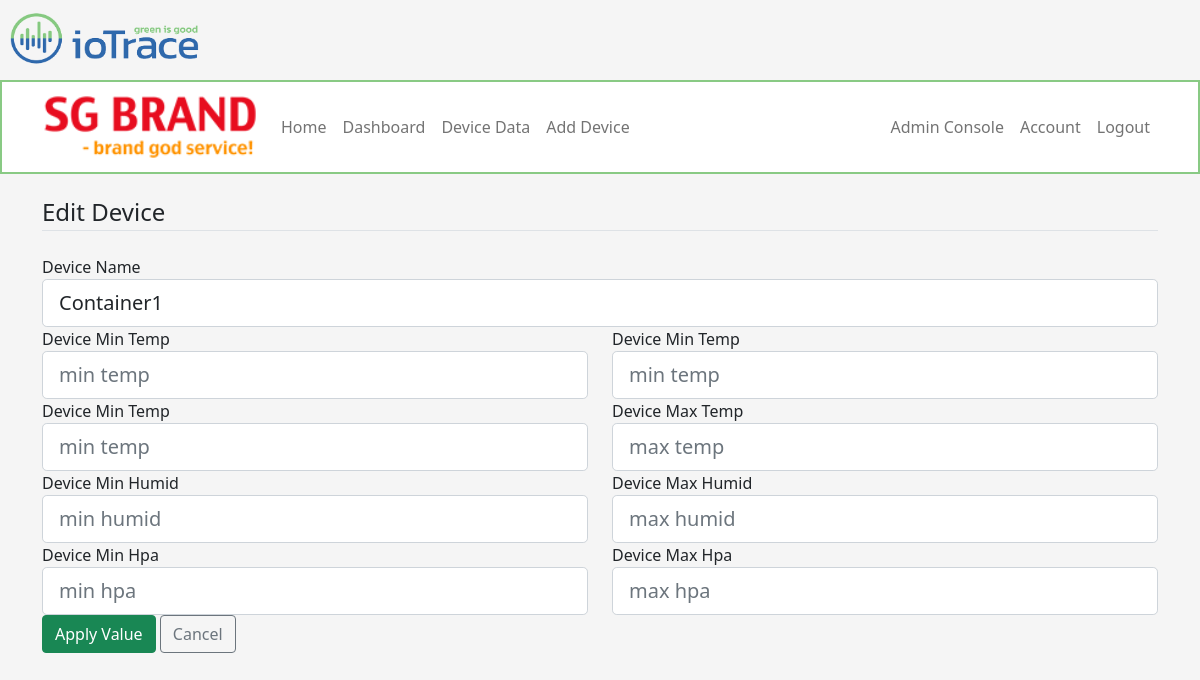
The app's page /dashboard/device/edit/1 (signed in) with its own data.
### iotrace/models.py (models this page shows, shortened)
class User(db.Model, UserMixin):
    id = db.Column(db.Integer, primary_key=True)
    username = db.Column(db.String(20), nullable=False)
    email = db.Column(db.String(120), unique=True, nullable=False)
    image_file = db.Column(db.String(20), nullable=False, default='default.jpg')
    logo_file = db.Column(db.String(20), nullable=False, default='ioTrace.jpg')
    role = db.Column(db.String(6), nullable=False, default='user')
    password = db.Column(db.String(60), nullable=False)
    devices = db.relationship('Device', cascade='all, delete-orphan', backref='owner', lazy=True)

class Device(db.Model):
    id = db.Column(db.Integer, primary_key=True)
    devicename = db.Column(db.String(100), nullable=False)
    device_mac = db.Column(db.String(20), unique=True, nullable=False)
    devicetype = db.Column(db.String(50), nullable=False)
    user_id = db.Column(db.Integer, db.ForeignKey('user.id'), nullable=False)
    data_device = db.relationship('DeviceData', cascade='all, delete-orphan', backref='ref_data_device', lazy=True)
    trigger_trackingdevice = db.relationship('TrackingDeviceTrigger', cascade='all, delete-orphan', backref='ref_trig_track', lazy=True)

### iotrace/devices/routes.py (the view)
@devices.route('/dashboard/device/edit/<device_id>', methods=['GET', 'POST'])
@login_required
def edit_device(device_id):
    device = Device.query.get_or_404(device_id)
    if device.owner != current_user:
        abort(403)
    value = TrackingDeviceTrigger.query.filter_by(device_id=device.id).first()
    form = EditDeviceForm()
    if value:
        if form.validate_on_submit():
            device.devicename = form.devicename.data
            value.mintemp = form.mintemp.data
            value.maxtemp = form.maxtemp.data
            value.minhumid = form.minhumid.data
            value.maxhumid = form.maxhumid.data
            value.minhpa = form.minhpa.data
            value.maxhpa = form.maxhpa.data
            db.session.commit()
            flash('Your device has been updated', 'success')
            return redirect(url_for('devices.curl_device', device_id=device.id))
        elif request.method == 'GET':
            form.devicename.data = device.devicename
            form.mintemp.data = value.mintemp
            form.maxtemp.data = value.maxtemp
            form.minhumid.data = value.minhumid
            form.maxhumid.data = value.maxhumid
            form.minhpa.data = value.minhpa
            form.maxhpa.data = value.maxhpa
        return render_template('devices/edit_device.html', title='Update Device', form=form, device=device)
    else:
        if form.validate_on_submit():
            device.devicename = form.devicename.data
            value = TrackingDeviceTrigger(device_id=device.id ,mintemp=form.mintemp.data, maxtemp=form.maxtemp.data, minhumid=form.minhumid.data, maxhumid=form.maxhumid.data, minhpa=form.minhpa.data, maxhpa=form.maxhpa.data)
            db.session.add(value)
            db.session.commit()
            flash('The values have been added', 'success')
            return redirect(url_for('devices.curl_device', device_id=device.id))
        elif request.method == 'GET':
            form.devicename.data = device.devicename
        return render_template('devices/edit_device.html', title='Update Device', form=form, device=device)

### iotrace/devices/forms.py
class EditDeviceForm(FlaskForm):
	devicename = StringField('Device Name', validators=[DataRequired(), Length(min=0, max=20)])
	mintemp = IntegerField('Device Min Temp', render_kw={"placeholder": "min temp"})
	maxtemp = IntegerField('Device Max Temp', render_kw={"placeholder": "max temp"})
	minhumid = IntegerField('Device Min Humid', render_kw={"placeholder": "min humid"})
	maxhumid = IntegerField('Device Max Humid', render_kw={"placeholder": "max humid"})
	minhpa = IntegerField('Device Min Hpa', render_kw={"placeholder": "min hpa"})
	maxhpa = IntegerField('Device Max Hpa', render_kw={"placeholder": "max hpa"})
	submit = SubmitField('Apply Value')

### iotrace/models.py (called while the page is built)
@login_manager.user_loader
def load_user(user_id):
    return User.query.get(int(user_id))

### iotrace/templates/devices/edit_device.html (shortened to what this page needs)
{% extends "layout.html" %}
{% set active_page = "edit_device" %}
{% block content %}
<form method="POST" action="">
    <fieldset class="form-group">
        <legend class="border-bottom mb-4">Edit Device</legend>
        <div class="row">
            <div class="col">
                <div class="form-group">
                    {{ form.devicename.label(class="form-control-label") }}
                    {% if form.devicename.errors %}
                        {{ form.devicename(class="form-control form-control-lg is-invalid") }}
                        <div class="invalid-feedback">
                            {% for error in form.devicename.errors %}
                                <span>{{ error }}</span>
                            {% endfor %}
                        </div>
                    {% else %}
                        {{ form.devicename(class="form-control form-control-lg") }}
                    {% endif %}
                </div>
            </div>
        </div>
        {% if device.devicetype == 'track' %}
        <div class="row">
            <div class="col">
                <div class="form-group">
                    {{ form.mintemp.label(class="form-control-label") }}
                    {% if form.mintemp.errors %}
                        {{ form.mintemp(class="form-control form-control-lg is-invalid") }}
                        <div class="invalid-feedback">
                            {% for error in form.mintemp.errors %}
                                <span>{{ error }}</span>
                            {% endfor %}
                        </div>
                    {% else %}
                        {{ form.mintemp(class="form-control form-control-lg") }}
                    {% endif %}
                </div>
            </div>
            <div class="col">
                <div class="form-group">
                    {{ form.mintemp.label(class="form-control-label") }}
                    {% if form.mintemp.errors %}
                        {{ form.mintemp(class="form-control form-control-lg is-invalid") }}
                        <div class="invalid-feedback">
                            {% for error in form.mintemp.errors %}
                                <span>{{ error }}</span>
                            {% endfor %}
                        </div>
                    {% else %}
                        {{ form.mintemp(class="form-control form-control-lg") }}
                    {% endif %}
                </div>
            </div>
        </div>
        <div class="row">
            <div class="col">
                <div class="form-group">
                    {{ form.mintemp.label(class="form-control-label") }}
                    {% if form.mintemp.errors %}
                        {{ form.mintemp(class="form-control form-control-lg is-invalid") }}
                        <div class="invalid-feedback">
                            {% for error in form.mintemp.errors %}
                                <span>{{ error }}</span>
                            {% endfor %}
                        </div>
                    {% else %}
                        {{ form.mintemp(class="form-control form-control-lg") }}
                    {% endif %}
                </div>
            </div>
            <div class="col">
                <div class="form-group">
                    {{ form.maxtemp.label(class="form-control-label") }}
                    {% if form.maxtemp.errors %}
                        {{ form.maxtemp(class="form-control form-control-lg is-invalid") }}
                        <div class="invalid-feedback">
                            {% for error in form.maxtemp.errors %}
                                <span>{{ error }}</span>
                            {% endfor %}
                        </div>
                    {% else %}
                        {{ form.maxtemp(class="form-control form-control-lg") }}
                    {% endif %}
                </div>
            </div>
        </div>
        <div class="row">
            <div class="col">
                <div class="form-group">
                    {{ form.minhumid.label(class="form-control-label") }}
                    {% if form.minhumid.errors %}
                        {{ form.minhumid(class="form-control form-control-lg is-invalid") }}
                        <div class="invalid-feedback">
                            {% for error in form.minhumid.errors %}
                                <span>{{ error }}</span>
                            {% endfor %}
                        </div>
                    {% else %}
                        {{ form.minhumid(class="form-control form-control-lg") }}
                    {% endif %}
                </div>
            </div>
            <div class="col">
                <div class="form-group">
                    {{ form.maxhumid.label(class="form-control-label") }}
                    {% if form.maxhumid.errors %}
                        {{ form.maxhumid(class="form-control form-control-lg is-invalid") }}
                        <div class="invalid-feedback">
                            {% for error in form.maxhumid.errors %}
                                <span>{{ error }}</span>
                            {% endfor %}
                        </div>
                    {% else %}
                        {{ form.maxhumid(class="form-control form-control-lg") }}
                    {% endif %}
                </div>
            </div>
        </div>
        <div class="row">
            <div class="col">
                <div class="form-group">
                    {{ form.minhpa.label(class="form-control-label") }}
                    {% if form.minhpa.errors %}
                        {{ form.minhpa(class="form-control form-control-lg is-invalid") }}
                        <div class="invalid-feedback">
                            {% for error in form.minhpa.errors %}
                                <span>{{ error }}</span>
                            {% endfor %}
                        </div>
                    {% else %}
                        {{ form.minhpa(class="form-control form-control-lg") }}
                    {% endif %}
                </div>
            </div>
            <div class="col">
                <div class="form-group">
                    {{ form.maxhpa.label(class="form-control-label") }}
                    {% if form.maxhpa.errors %}
                        {{ form.maxhpa(class="form-control form-control-lg is-invalid") }}
                        <div class="invalid-feedback">
                            {% for error in form.maxhpa.errors %}
                                <span>{{ error }}</span>
                            {% endfor %}
                        </div>
                    {% else %}
                        {{ form.maxhpa(class="form-control form-control-lg") }}
                    {% endif %}
                </div>
            </div>
        </div>
        {% endif %}
    </fieldset>
    <div class="form-group">
        {{ form.submit(class="btn btn-success") }} <a href="{{ url_for('devices.curl_device', device_id=device.id) }}" class="btn btn-outline-secondary">Cancel</a>
    </div>
</form>
{% endblock content %}

### iotrace/templates/layout.html (shortened to what this page needs)
<!doctype html>
<html lang="en">
    <head>
        <link href="{{url_for('static', filename='css/bootstrap.min.css')}}" rel="stylesheet">
        <link href="{{url_for('static', filename='css/navbar.css')}}" rel="stylesheet">
    </head>
    <body style="background-color: #f5f5f5">
        <header>
            <img src="{{ url_for('static', filename='images/ioTrace.png') }}" alt="" width="215" height="80">
            <nav class="navbar navbar-expand-sm navbar-light bg-white" aria-label="Third navbar example" style="border:2px solid #89ca84;">
                <div class="container">
                    <a class="navbar-brand" href="/">
                        <img src="{{ url_for('static', filename='images/account/' + current_user.logo_file) }}" alt="123" width="215" height=100% class="center" >
                    </a>
                    <div class="navbar-collapse collapse" id="Navbar">
                        <ul class="navbar-nav me-auto">
                            <li class="nav-item">
                                <a class="nav-link" href="{{ url_for('main.home') }}">Home</a>
                            </li>
                            {% if current_user.is_authenticated %}
                            <li class="nav-item">
                                <a class="nav-link" href="{{ url_for('devices.curl_dashboard') }}">Dashboard</a>
                            </li>
                            <li class="nav-item">
                                {% if current_user.devices|length > 0 %}
                                <a class="nav-link" href="{{ url_for('devices.curl_device', device_id=current_user.devices[0].id) }}">Device Data</a>
                                {% endif %}
                            </li>
                            <li class="nav-item">
                                <a class="nav-link" href="{{ url_for('devices.add_device') }}">Add Device</a>
                            </li>
                            {% endif %}
                        </ul>
                    </div>
                    <div class="navbar-collapse collapse" id="Navbar">
                        <ul class="navbar-nav ms-auto">
                            {% if current_user.is_authenticated %}
                            {% if current_user.id == 1 or current_user.role == 'admin' %}
                            <li class="nav-item">
                                <a class="nav-link" href="/admin">Admin Console</a>
                            </li>
                            {% endif %}
                            <li class="nav-item">
                                <a class="nav-link" href="{{ url_for('accounts.account') }}">Account</a>
                            </li>
                            <li class="nav-item">
                                <a class="nav-link" href="{{ url_for('accounts.logout') }}">Logout</a>
                            </li>
                            {% endif %}
                        </ul>
                    </div>
                </div>
            </nav>
        </header>
        <main role="main" class="container">
                    {% block content %}{% endblock %}
        </main>
    </body>
</html>

### iotrace/static/css/navbar.css (style rules this page uses)
body { padding-bottom: 20px; }
.navbar { margin-bottom: 20px; }

### records on screen
User: logo_file (picture)
Device: devicename "Container1"
